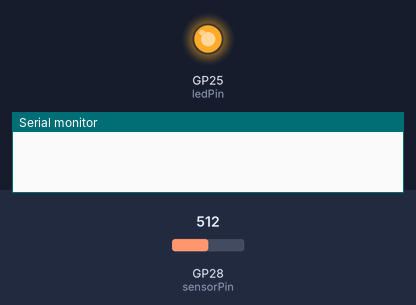
A program run on a simulated Raspberry Pi Pico. Shown: output pins drawn as LEDs (lit = HIGH), the last lines printed to the serial monitor. The test bench sets the inputs (shaded band); at power-on: GP28 (sensorPin) = 512 (analog values on the 0–1023 scale).

Above: at 0.52 s.
At 1.9 s:
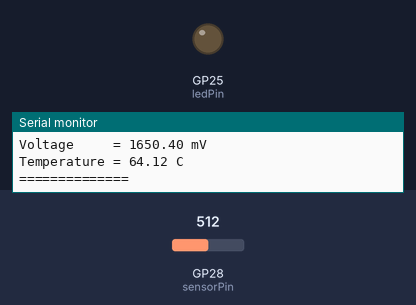
Timing chart, 0 to 5.1 s (numbered marks = the images above):
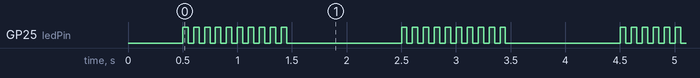

The program:

main.cpp
```cpp
#include <Arduino.h>

int sensorPin = A2;
int ledPin = 25;
int adcValue = 0; // variable to store the value coming from the sensor
float voltage = 0;
double tempC = 0.0195;
double voltO = 400;
double tempA;
int count = 0;
double totalValue = 0;
double avrValue = 0;

void setup() {
  pinMode(ledPin, OUTPUT);

  Serial.begin(9600);

  delay(500);
  analogReadResolution(12);

}

void loop() {
  // read the value from the sensor:
  for(count=0; count<10; count++)
  {
    // turn the ledPin on
    digitalWrite(ledPin, HIGH);
    // stop the program for <sensorValue> milliseconds:
    delay(50);
    // turn the ledPin off:
    digitalWrite(ledPin, LOW);
    delay(50);

    adcValue = analogRead(sensorPin);
    totalValue += adcValue;
  }

  avrValue = totalValue/10;
  totalValue=0;

  voltage = avrValue*(3300/4095.0);         //voltage output from sensor

  tempA = (voltage - voltO)/(tempC*1000);   //temperature

  Serial.print("ADC Value   = ");
  Serial.println(avrValue);
  Serial.print("Voltage     = ");
  Serial.print(voltage);
  Serial.print(" mV \nTemperature = ");
  Serial.print(tempA);
  Serial.println(" C \n============== ");

  delay(1000);
}
```

Measured:
- by itself, GP25 (ledPin): repeats every 2.0 s: 9 × (LOW 0.05 s, HIGH 0.05 s), LOW 1.1 s, HIGH 0.05 s
- by itself, everything shown: repeats every 2.0 s, in 8 steps
